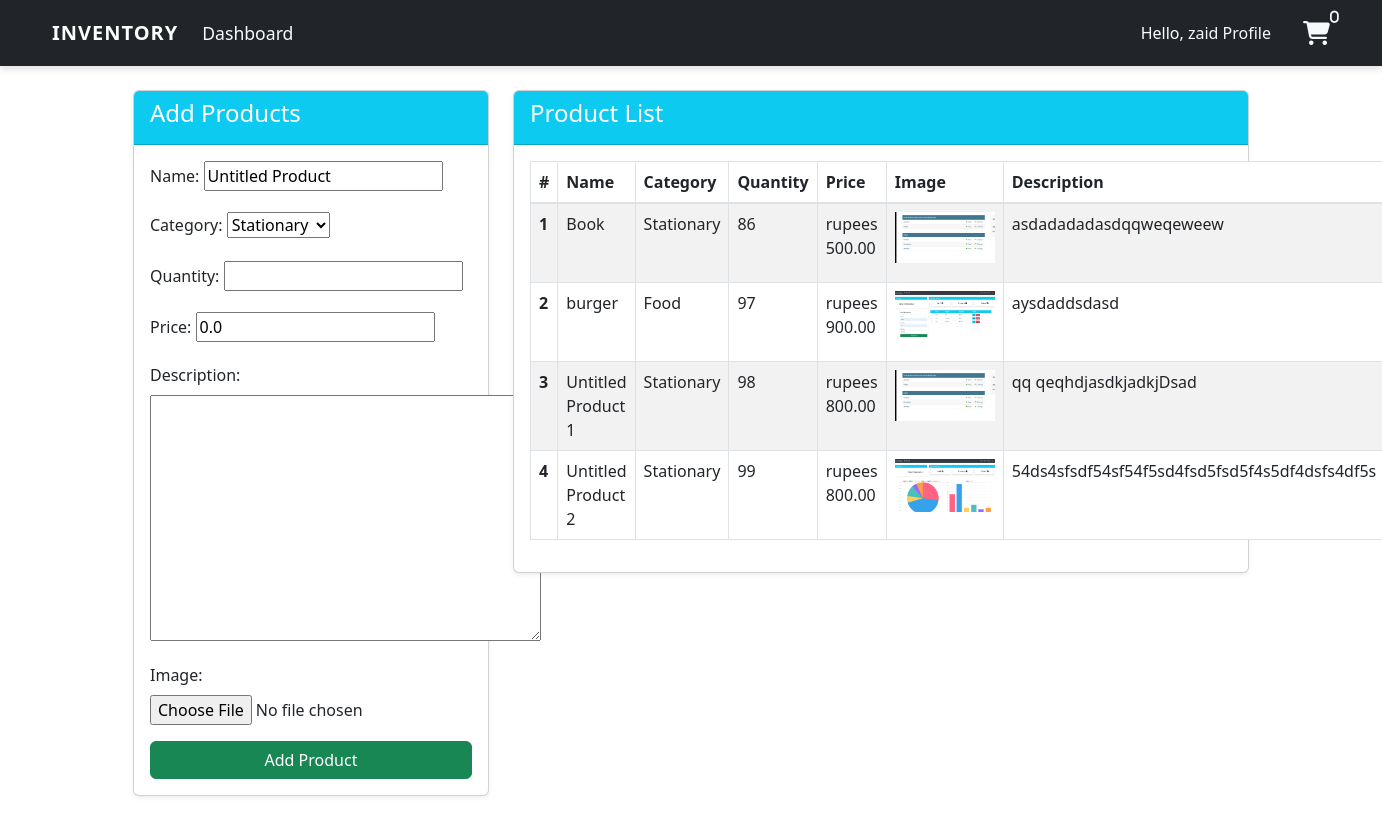
The app's page /product/ (signed in) with its own data.
### user/models.py (models this page shows, shortened)
class Product(models.Model):
    name = models.CharField(max_length=100, blank=True , default='Untitled Product')
    category = models.CharField(max_length=20, choices=CATEGORY, blank=True ,default='Stationary')
    quantity = models.PositiveIntegerField()
    price = models.DecimalField(max_digits=10, decimal_places=2, default=0.00)
    description = models.TextField(blank=True, null=True)
    image = models.ImageField(upload_to='product_images/', blank=True, null=True)

### user/views.py (the view)
# urls.py: path('product/' , views.product , name='product'),
@login_required(login_url='login')
def product(request):
    items = Product.objects.filter(quantity__lt=50)
    Lowstock_count =items.count()
    items = Product.objects.all()
    product_count = Product.objects.count()
    workers = User.objects.all()
    worker = workers.count()
    order_count = Order.objects.count()
    orders = Order.objects.filter(payment_status='success')
    if request.method == 'POST':
        form = ProductForm(request.POST , request.FILES)
        if form.is_valid():
            form.save()
            prdct = form.cleaned_data.get('name')
            messages.success(request, f"{prdct}" + 'has been added ')
            return redirect('product')
    else:
        form = ProductForm()
    context  = {
        'Lowstock_count':Lowstock_count,
        'items': items ,
        'form' : form  ,
        'product_count':product_count,
        'order_count' : order_count,
        'orders': orders,
        'worker':worker
    }
    return render(request , 'dashboard/product.html', context)

### user/forms.py
class ProductForm(forms.ModelForm):
    class Meta:
        model = Product
        fields= ['name' , 'category' , 'quantity' ,'price' , 'description' , 'image']

### templates/dashboard/product.html (shortened to what this page needs)
{% extends 'partials/base.html' %}
{% block content %}
  <div class="container my-4">
    <div class="row">
      <div class="col-md-4">
        <div class="card shadow-sm">
          <div class="card-header bg-info text-white">
            <h4>Add Products</h4>
          </div>
          <div class="card-body">
            <form action="" method="POST" enctype="multipart/form-data">
              {{ form.as_p }}
              <button class="btn btn-success btn-block" type="submit">Add Product</button>
            </form>
          </div>
        </div>
      </div>
      <div class="col-md-8">
        <div class="card shadow-sm">
          <div class="card-header bg-info text-white">
            <h4>Product List</h4>
          </div>
          <div class="card-body">
            <table class="table table-striped table-bordered">
              <thead class="bg-info text-white">
                <tr>
                  <th scope="col">#</th>
                  <th scope="col">Name</th>
                  <th scope="col">Category</th>
                  <th scope="col">Quantity</th>
                  <th scope="col">Price</th>
                  <th scope="col">Image</th>
                  <th scope="col">Description</th>
                </tr>
              </thead>
              <tbody>
                {% for item in items %}
                  <tr>
                    <th scope="row">{{ forloop.counter }}</th>
                    <td>{{ item.name }}</td>
                    <td>{{ item.category }}</td>
                    <td>{{ item.quantity }}</td>
                    <td>rupees {{ item.price }}</td>
                    <td>
                      {% if item.image %}
                        <img src="{{ item.image.url }}" alt="{{ item.name }}" style="max-width: 100px; max-height: 100px;" />
                      {% else %}
                        <img src="/static/default-image.png" alt="No image available" style="max-width: 100px; max-height: 100px;" />
                      {% endif %}
                    </td>
                    <td>{{ item.description }}</td>
                  </tr>
                {% endfor %}
              </tbody>
            </table>
          </div>
        </div>
      </div>
    </div>
  </div>
{% endblock %}

### templates/partials/nav.html (shortened to what this page needs)
<head>
  <link
    rel="stylesheet"
    href="https://cdnjs.cloudflare.com/ajax/libs/font-awesome/6.7.2/css/all.min.css"
  />
  <link
    href="https://cdn.jsdelivr.net/npm/bootstrap@5.3.0-alpha1/dist/css/bootstrap.min.css"
    rel="stylesheet"
  />
</head>
<body>
  <nav class="navbar navbar-expand-lg">
    <div class="container-fluid">
      <a class="navbar-brand" href="#">Inventory</a>
      <div class="collapse navbar-collapse" id="navbarSupportedContent">
        <ul class="navbar-nav me-auto mb-2 mb-lg-0">
          <li class="nav-item">
            <a class="nav-link active" aria-current="page" href="{% url 'test' %}">Dashboard</a>
          </li>
        </ul>
        <form class="d-flex" role="search">
          <div class="profile-dropdown">
            <span class="text-white">Hello,</span>
            <a href="{% url 'profile' %}" class="profile">{{ request.user }} Profile</a>
          </div>
        </form>
        {% if not request.user.is_staff %}
        <div class="cart">
          <a href="{% url 'cart' %}" class="cart-icon"><i class="fa-solid fa-cart-shopping">
            <span class="cart-count">{{cart_items|length }}</span></i></a>
        </div>
        {% endif %}
      </div>
    </div>
  </nav>
</body>

### templates/partials/base.html (style rules this page uses)
body { background-color: hsl(0, 0%, 98%); }
h1,h2,h3,h4,h5,h6 { color:hsl(0, 0%, 30%); }
.btn { border-radius: 0; }
.card { display: flex; flex-direction: column; height: 100%; }
.card-body { flex-grow: 1; display: flex; flex-direction: column; }
.card-body .btn { margin-top: auto; }
.navbar { background-color: #212529 !important; padding: 1rem 2rem; box-shadow: 0 4px 6px rgba(0, 0, 0, 0.1); }
.navbar-brand { color: #ffffff !important; }
.navbar-nav .nav-link { color: #f8f9fa !important; }
.navbar { background-color: #212529; padding: 1rem 2rem; box-shadow: 0 4px 6px rgba(0, 0, 0, 0.1); }
.profile-dropdown { position: relative; }
.navbar-brand { color: #ffffff; font-size: 1.75rem; font-weight: bold; text-transform: uppercase; letter-spacing: 1px; transition: color 0.3s ease; }
.navbar-brand { color: #ffffff; font-size: 1.75rem; font-weight: bold; text-transform: uppercase; letter-spacing: 1px; transition: color 0.3s ease; padding-left: 40px; }
.navbar-nav .nav-link { color: #f8f9fa; font-size: 1.1rem; padding: 0.75rem 1rem; transition: color 0.3s ease; }
.navbar-nav .nav-link.active { color: #ffffff; }
.d-flex { align-items: center; gap: 1rem; margin-right: 1rem; }
.profile, .logout { color: #f8f9fa; text-decoration: none; font-size: 1rem; font-weight: 500; }
.cart-icon { color: #f8f9fa; font-size: 1.5rem; margin-left: 1rem; transition: color 0.3s ease; }

### templates/partials/nav.html (style rules this page uses)
.cart-count { position: absolute; top: 10px; font-size: 14px; }
.cart { padding-right: 40px; }

### records on screen
Product: name "Book", category "Stationary", quantity "86", price "500.00", image (picture), description "asdadadadasdqqweqeweew"
Product: name "burger", category "Food", quantity "97", price "900.00", image (picture), description "aysdaddsdasd"
Product: name "Untitled Product 1", category "Stationary", quantity "98", price "800.00", image (picture), description "qq qeqhdjasdkjadkjDsad"
Product: name "Untitled Product 2", category "Stationary", quantity "99", price "800.00", image (picture), description "54ds4sfsdf54sf54f5sd4fsd5fsd5f4s5df4dsfs4df5s"

### other values on screen
{{ request.user }} "zaid"
{{ cart_items|length }} "0"
